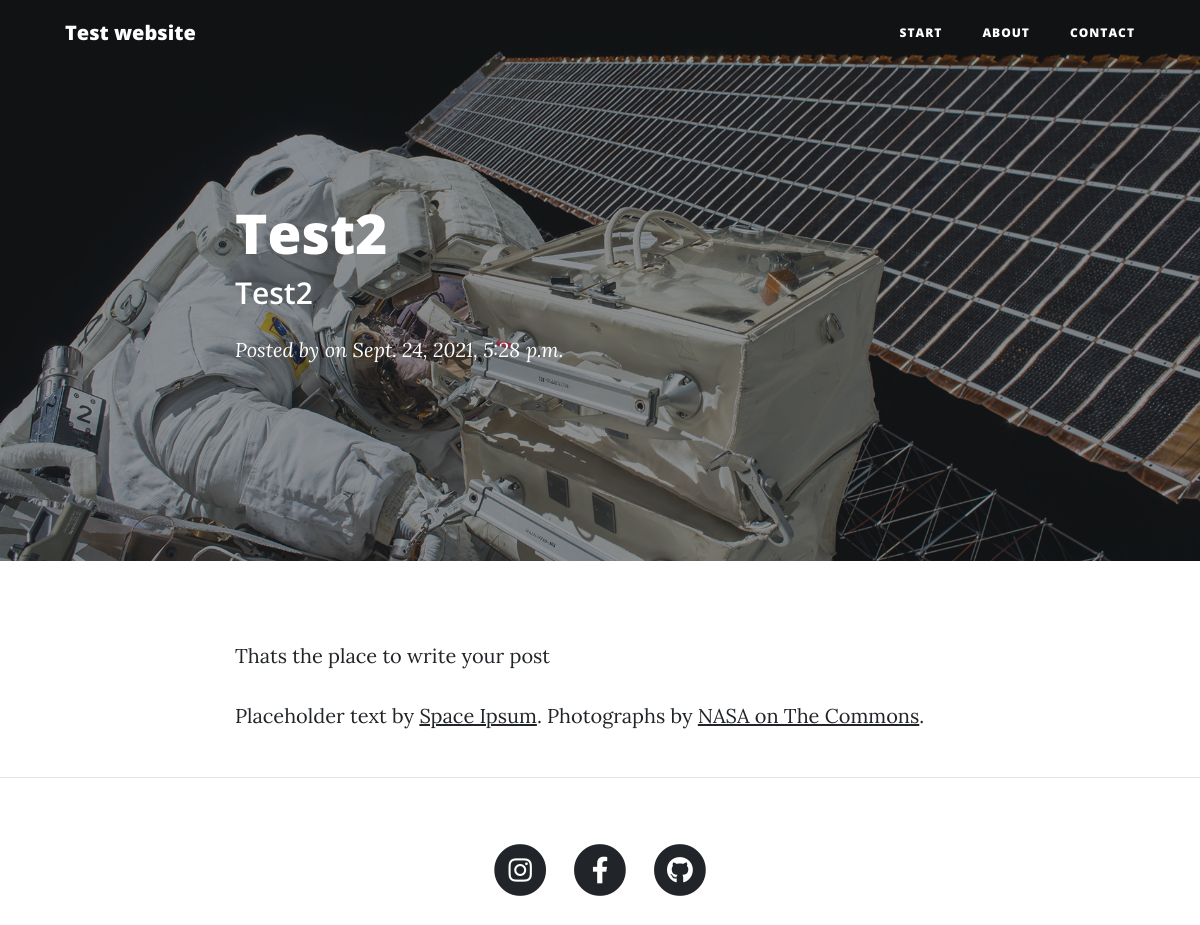
Page /blog/test-2/ on the committed database.
### blog/models.py (models this page shows, shortened)
class Post(models.Model):
    title = models.CharField(max_length=55)
    subhead = models.CharField(max_length=55, blank=True, null=True)
    slug = models.SlugField(max_length=55, unique=True)
    body = models.TextField()
    status = models.IntegerField(choices=STATUS, default=1)
    crated_by = models.ForeignKey(User, on_delete=models.CASCADE)
    created_date = models.DateTimeField(auto_now_add=True)
    update_date = models.DateTimeField(auto_now=True)
    publish_date = models.DateTimeField(default=now)
    class Meta:
        ordering = ('-created_date',)

### blog/views.py (the view)
# urls.py: path('<slug:get_slug>/', PostDetailView.as_view(), name='post_detail'),
class PostDetailView(DetailView):
    model = Post
    slug_field = 'slug'
    slug_url_kwarg = 'get_slug'
    template_name = 'blog/post_detail.html'

### templates/blog/post_detail.html (shortened to what this page needs)
{% extends "base/base.html" %}
{% load static %}
{% block content %}
{% include 'base/navbar.html' %}
<header class="masthead" style="background-image: url('/media/post-bg.jpg')">
    <div class="overlay"></div>
    <div class="container">
      <div class="row">
        <div class="col-lg-8 col-md-10 mx-auto">
          <div class="post-heading">
            <h1>{{object.title}}</h1>
            <h2 class="subheading">{{object.subhead}}</h2>
            <span class="meta">Posted by
               on {{ object.publish_date}}</span>
          </div>
        </div>
      </div>
    </div>
  </header>
  <article>
    <div class="container">
        <div class="row">
            <div class="col-lg-8 col-md-10 mx-auto">
                {{ object.body|linebreaks }}
                <p>Placeholder text by
                    <a href="http://spaceipsum.com/">Space Ipsum</a>. Photographs by
                    <a href="https://www.flickr.com/photos/nasacommons/">NASA on The Commons</a>.</p>
            </div>
        </div>
    </div>
</article>
<hr>
{% include 'base/footer.html' %}
{% endblock %}

### rows in the picture
Post: title "Test2", subhead "Test2", publish_date "Sept. 24, 2021, 5:28 p.m.", body "Thats the place to write your post"
